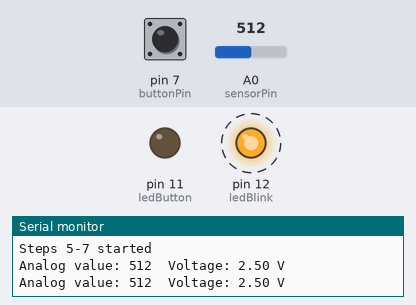
A sketch run on a simulated Arduino Uno, built with avr-gcc and run on an emulated ATmega328P. Parts: output pins drawn as LEDs (lit = HIGH), the last lines printed to the serial monitor. Dashed ring = blinking. The test bench sets the inputs (shaded band); at power-on: pin 7 (buttonPin) HIGH, A0 (sensorPin) = 512.

Above: at 1.2 s.
1.3 s: pin 7 (buttonPin) pulled LOW for 0.15 s
At 1.38 s:
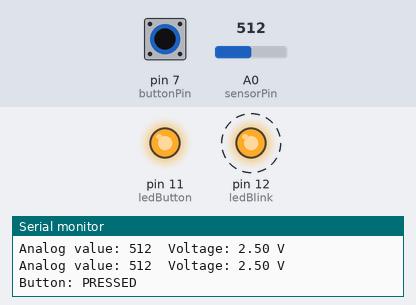
4.4 s: pin 7 (buttonPin) pulled LOW for 1 s
At 6.8 s:
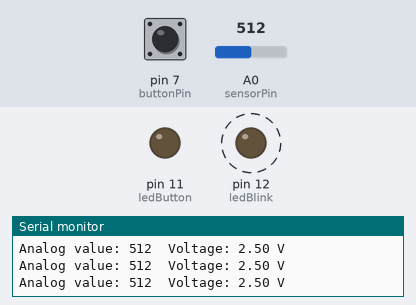
7.5 s: pin 7 (buttonPin) pulled LOW for 3.2 s
At 8.8 s:
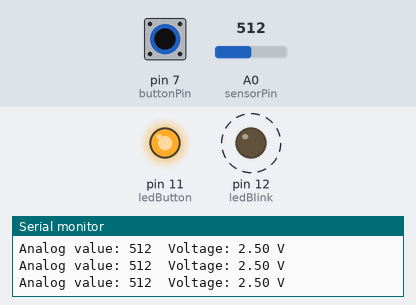
Timing chart, 0 to 18.2 s (numbered marks = the images above; inputs shaded):
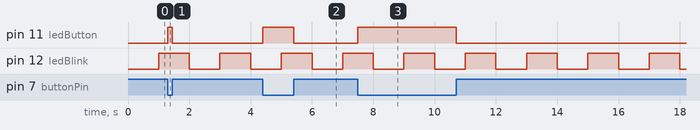

Measured:
- after the input at 1.3 s, pin 11 (ledButton): LOW → HIGH at once, → LOW 0.15 s later
- after the input at 4.4 s, pin 11 (ledButton): LOW → HIGH at once, → LOW 1.0 s later
- after the input at 7.5 s, pin 11 (ledButton): LOW → HIGH at once, → LOW 3.2 s later
- by itself, pin 12 (ledBlink): alternates HIGH for 1.0 s and LOW for 1.0 s

The sketch:

step5-7-combined.ino.ino
```cpp
// Steps 5, 6, 7: Blink LED + Push Button + Analog Sensor
// Pin 12 -> LED (blink) | Pin 11 -> LED (button) | Pin 7 -> button | A0 -> potentiometer

const int ledBlink  = 12;   // Step 5: blinking LED
const int ledButton = 11;   // Step 6: LED controlled by button
const int buttonPin = 7;    // Step 6: push button
const int sensorPin = A0;   // Step 7: analog sensor

unsigned long lastBlink  = 0;
unsigned long lastSensor = 0;
bool blinkState = false;
int  lastButton = HIGH;

void setup() {
  Serial.begin(9600);
  pinMode(ledBlink, OUTPUT);
  pinMode(ledButton, OUTPUT);
  pinMode(buttonPin, INPUT_PULLUP);   // pressed = LOW, released = HIGH
  Serial.println("Steps 5-7 started");
}

void loop() {
  // ---- Step 5: Blink LED every 1 s (non-blocking) ----
  if (millis() - lastBlink >= 1000) {
    lastBlink = millis();
    blinkState = !blinkState;
    digitalWrite(ledBlink, blinkState);
  }

  // ---- Step 6: Read push button ----
  int button = digitalRead(buttonPin);
  digitalWrite(ledButton, button == LOW ? HIGH : LOW);
  if (button != lastButton) {          // print only when state changes
    Serial.println(button == LOW ? "Button: PRESSED" : "Button: RELEASED");
    lastButton = button;
    delay(20);                         // simple debounce
  }

  // ---- Step 7: Read analog sensor every 500 ms ----
  if (millis() - lastSensor >= 500) {
    lastSensor = millis();
    int value = analogRead(sensorPin);          // 0 - 1023
    float volts = value * 5.0 / 1023.0;
    Serial.print("Analog value: ");
    Serial.print(value);
    Serial.print("  Voltage: ");
    Serial.print(volts, 2);
    Serial.println(" V");
  }
}
```
